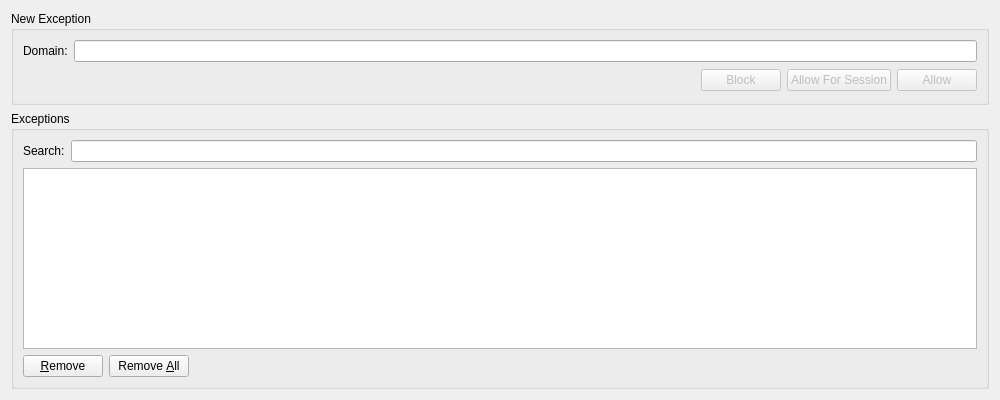
<?xml version="1.0" encoding="UTF-8"?>
<ui version="4.0">
 <class>CookiesExceptionsWidget</class>
 <widget class="QWidget" name="CookiesExceptionsWidget">
  <property name="geometry">
   <rect>
    <x>0</x>
    <y>0</y>
    <width>1000</width>
    <height>400</height>
   </rect>
  </property>
  <layout class="QVBoxLayout" name="verticalLayout_2">
   <item>
    <widget class="QGroupBox" name="CookiesExceptionWidget">
     <property name="title">
      <string>New Exception</string>
     </property>
     <layout class="QGridLayout">
      <item row="0" column="0">
       <layout class="QHBoxLayout" name="_2">
        <item>
         <widget class="QLabel" name="label">
          <property name="text">
           <string>Domain:</string>
          </property>
         </widget>
        </item>
        <item>
         <widget class="KLineEdit" name="domainLineEdit">
          <property name="showClearButton" stdset="0">
           <bool>true</bool>
          </property>
         </widget>
        </item>
       </layout>
      </item>
      <item row="1" column="0">
       <layout class="QHBoxLayout" name="_3">
        <item>
         <spacer>
          <property name="orientation">
           <enum>Qt::Horizontal</enum>
          </property>
          <property name="sizeHint" stdset="0">
           <size>
            <width>81</width>
            <height>25</height>
           </size>
          </property>
         </spacer>
        </item>
        <item>
         <widget class="QPushButton" name="blockButton">
          <property name="enabled">
           <bool>false</bool>
          </property>
          <property name="text">
           <string>Block</string>
          </property>
         </widget>
        </item>
        <item>
         <widget class="QPushButton" name="allowForSessionButton">
          <property name="enabled">
           <bool>false</bool>
          </property>
          <property name="text">
           <string>Allow For Session</string>
          </property>
         </widget>
        </item>
        <item>
         <widget class="QPushButton" name="allowButton">
          <property name="enabled">
           <bool>false</bool>
          </property>
          <property name="text">
           <string>Allow</string>
          </property>
         </widget>
        </item>
       </layout>
      </item>
     </layout>
    </widget>
   </item>
   <item>
    <widget class="QGroupBox" name="ExceptionsGroupBox">
     <property name="title">
      <string>Exceptions</string>
     </property>
     <layout class="QVBoxLayout" name="verticalLayout">
      <item>
       <layout class="QHBoxLayout" name="horizontalLayout">
        <item>
         <widget class="QLabel" name="label_2">
          <property name="sizePolicy">
           <sizepolicy hsizetype="Minimum" vsizetype="Preferred">
            <horstretch>0</horstretch>
            <verstretch>0</verstretch>
           </sizepolicy>
          </property>
          <property name="text">
           <string>Search:</string>
          </property>
         </widget>
        </item>
        <item>
         <widget class="KLineEdit" name="search">
          <property name="showClearButton" stdset="0">
           <bool>true</bool>
          </property>
         </widget>
        </item>
       </layout>
      </item>
      <item>
       <widget class="EditTableView" name="exceptionTable"/>
      </item>
      <item>
       <layout class="QHBoxLayout" name="horizontalLayout_2">
        <item>
         <widget class="QPushButton" name="removeButton">
          <property name="text">
           <string>&amp;Remove</string>
          </property>
         </widget>
        </item>
        <item>
         <widget class="QPushButton" name="removeAllButton">
          <property name="text">
           <string>Remove &amp;All</string>
          </property>
         </widget>
        </item>
        <item>
         <spacer>
          <property name="orientation">
           <enum>Qt::Horizontal</enum>
          </property>
          <property name="sizeHint" stdset="0">
           <size>
            <width>40</width>
            <height>20</height>
           </size>
          </property>
         </spacer>
        </item>
       </layout>
      </item>
     </layout>
    </widget>
   </item>
  </layout>
 </widget>
 <customwidgets>
  <customwidget>
   <class>KLineEdit</class>
   <extends>QLineEdit</extends>
   <header>klineedit.h</header>
  </customwidget>
  <customwidget>
   <class>EditTableView</class>
   <extends>QTableView</extends>
   <header>edittableview.h</header>
  </customwidget>
 </customwidgets>
 <resources/>
 <connections/>
</ui>
